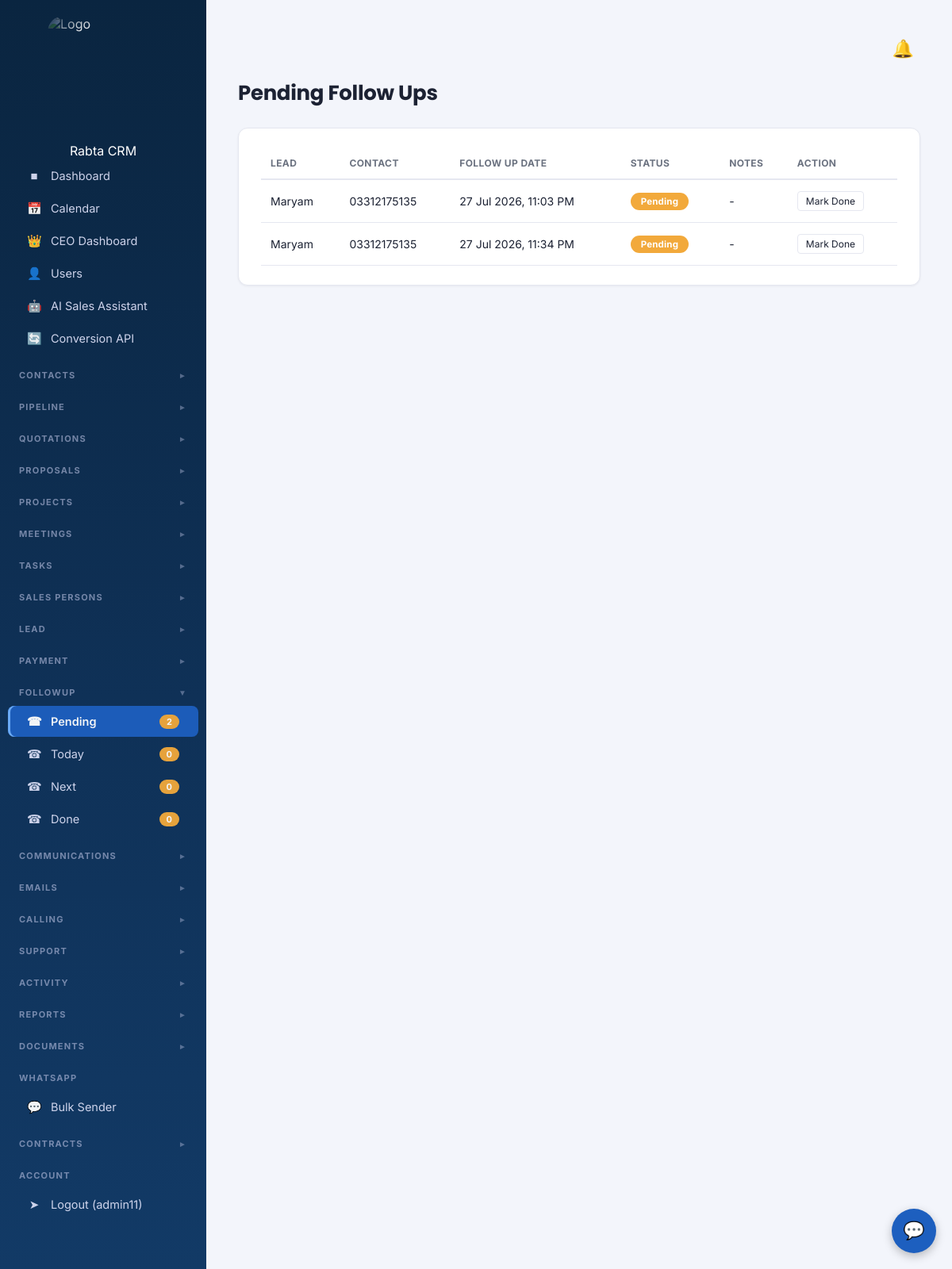
/followups/pending/ (signed in), run on the app's committed database.
### leads/models.py (models this page shows, shortened)
class FollowUp(models.Model):
    STATUS_CHOICES = [
        ('pending', 'Pending'),
        ('done', 'Done'),
    ]
    lead = models.ForeignKey(Lead, on_delete=models.CASCADE, related_name='followups')
    follow_up_date= models.DateTimeField()
    status = models.CharField(max_length=10, choices=STATUS_CHOICES, default='pending')
    notes = models.TextField(blank=True, null=True)
    created_at = models.DateTimeField(auto_now_add=True)
    class Meta:
        ordering = ['follow_up_date']

class Lead(models.Model):
    lead_source    = models.CharField(max_length=30, choices=LEAD_SOURCE_CHOICES, default='advertisement')
    name           = models.CharField(max_length=150)
    contact_number = models.CharField(max_length=30)
    email          = models.EmailField(blank=True, null=True)
    country        = models.CharField(max_length=100, blank=True, null=True)
    city           = models.CharField(max_length=100, blank=True, null=True)
    address        = models.CharField(max_length=225, blank=True, null=True)
    quotation      = models.DecimalField(max_digits=12, decimal_places=2, default=0)
    detail         = models.TextField(blank=True, null=True)
    status         = models.CharField(max_length=20, choices=LEAD_STATUS_CHOICES, default='new')
    spo            = models.ForeignKey(SalesPerson, on_delete=models.SET_NULL, null=True, blank=True, related_name='leads')
    created_at     = models.DateTimeField(default=timezone.now)
    updated_at     = models.DateTimeField(auto_now=True)
    is_duplicate   = models.BooleanField(default=False)
    duplicate_of   = models.ForeignKey(
        'self',
        on_delete=models.SET_NULL,
        null=True, blank=True,
        related_name='duplicates'
    )
    ai_score       = models.IntegerField(default=0, help_text='AI lead score 0-100')
    ai_score_reason = models.TextField(blank=True, null=True)
    ai_score_updated = models.DateTimeField(blank=True, null=True)
    closing_probability = models.IntegerField(default=0)
    closing_probability_updated = models.DateTimeField(blank=True, null=True)
    closing_probability_reason = models.TextField(blank=True, null=True)
    churn_risk = models.CharField(max_length=10, blank=True, null=True)
    churn_risk_reason = models.TextField(blank=True, null=True)
    churn_risk_updated = models.DateTimeField(blank=True, null=True)
    lifetime_value = models.DecimalField(max_digits=12, decimal_places=2, default=0)
    lifetime_value_updated = models.DateTimeField(blank=True, null=True)
    lifetime_value_reason = models.TextField(blank=True, null=True)
    class Meta:
        ordering = ['-created_at']

### leads/views.py (the view)
# urls.py: path('followups/<str:scope>/', views.followup_list, name='followup_list'),
@login_required
def followup_list(request, scope):
    today = timezone.localdate()
    followups = FollowUp.objects.select_related('lead').all()
    title = 'Follow Ups'
    if scope == 'pending':
        followups = followups.filter(status='pending')
        title = 'Pending Follow Ups'
    elif scope == 'today':
        followups = followups.filter(
            status='pending',
            follow_up_date__date=today
        )
        title = "Today's Follow Ups"
    elif scope == 'next':
        followups = followups.filter(
            status='pending',
            follow_up_date__date__gt=today
        )
        title = 'Next Follow Ups'
    elif scope == 'done':
        followups = followups.filter(status='done')
        title = 'Done Follow Ups'
    followups = list(followups)  # <-- force evaluation ONCE, cache as a list
    for f in followups:
        if f.status == 'done':
            f.display_status = 'Done'
        elif f.follow_up_date.date() == today:
            f.display_status = 'Today'
        else:
            f.display_status = 'Pending'
    context = {
        'followups': followups,
        'title': title,
        'active': scope,
        'today': today,
    }
    return render(request, 'leads/followup_list.html', context)

### leads/templates/leads/followup_list.html (shortened to what this page needs)
{% extends 'leads/base.html' %}
{% block content %}
<h1 class="page-title">{{ title }}</h1>
<div class="card">
    <table>
        <thead><tr><th>Lead</th><th>Contact</th><th>Follow Up Date</th><th>Status</th><th>Notes</th><th>Action</th></tr></thead>
        <tbody>
            {% for f in followups %}
            <tr>
                <td><a href="{% url 'lead_detail' f.lead.pk %}">{{ f.lead.name }}</a></td>
                <td>{{ f.lead.contact_number }}</td>
                <td>{{ f.follow_up_date|date:"d M Y, h:i A" }}</td>
                <td>
                    {% if f.display_status == 'Done' %}
                        <span class="pill pill-converted">Done</span>
                    {% elif f.display_status == 'Today' %}
                        <span class="pill pill-positive">Today</span>
                    {% else %}
                        <span class="pill pill-quotation">Pending</span>
                    {% endif %}
                </td>
                <td>{{ f.notes|default:"-" }}</td>
                <td>
                    {% if f.status == 'pending' %}
                    <div class="action-links">
                        <a href="{% url 'followup_done' f.pk %}">Mark Done</a>
                    </div>
                    {% endif %}
                </td>
            </tr>
            {% empty %}
            <tr>
                <td colspan="6" class="empty-state">No follow ups found.</td>
            </tr>
            {% endfor %}
        </tbody>
    </table>
</div>
{% endblock %}

### leads/templates/leads/base.html (shortened to what this page needs)
{% load custom_filters %}
{% load static %}
<!DOCTYPE html>
<html lang="en">
<head>
<link rel="stylesheet" href="{% static 'css/style.css' %}">
</head>
<body>
<div class="app" id="appRoot">
    <aside class="sidebar">
        <div class="brand" style="display:flex; justify-content:center; padding: 20px 0;">
            <div style="
                width: 140px;
                height: 140px;
                border-radius: 20px;
                overflow: hidden;
                -webkit-mask-image: radial-gradient(circle, rgba(0,0,0,1) 55%, rgba(0,0,0,0) 100%);
                mask-image: radial-gradient(circle, rgba(0,0,0,1) 55%, rgba(0,0,0,0) 100%);
            ">
                <img src="{% static 'images/logo1.png' %}"
                    alt="Logo"
                    style="width:100% !important; height:100% !important; object-fit:cover !important; display:block !important;">
            </div>
        </div>
         <div class="brand" style="text-align: center;">Rabta CRM</div>
        <nav>
            <a href="{% url 'dashboard' %}" class="{% if active == 'dashboard' %}active{% endif %}">
                <span class="left"><span class="icon">&#9632;</span> Dashboard</span>
            </a>
            <a href="{% url 'calendar_view' %}" class="{% if active == 'calendar' %}active{% endif %}">
                <span class="left"><span class="icon">&#128197;</span> Calendar</span>
            </a>
            {% if '*' in allowed_sections or user.profile.role == 'ceo' %}
            {% if '*' in allowed_sections or 'ceo_dashboard' in allowed_sections %}
            <a href="{% url 'ceo_dashboard' %}" class="{% if active == 'ceo_dashboard' %}active{% endif %}">
                <span class="left"><span class="icon">👑</span> CEO Dashboard</span>
            </a>
            {% endif %}
            {% if user.is_superuser or user.profile.role == 'admin' %}
            <a href="{% url 'user_list' %}" class="{% if active == 'users' %}active{% endif %}">
                <span class="left"><span class="icon">&#128100;</span> Users</span>
            </a>
            {% endif %}
            {% endif %}
            {% if user.is_superuser or 'leads' in allowed_sections or '*' in allowed_sections %}
            <a href="{% url 'salesai:dashboard' %}" class="{% if active == 'salesai' %}active{% endif %}">
                <span class="left"><span class="icon">&#129302;</span> AI Sales Assistant</span>
            </a>
            {% endif %}
            {% if user.is_superuser or user.profile.role == 'admin' or user.profile.role == 'ceo' %}
            <a href="{% url 'capi:dashboard' %}" class="{% if active == 'capi' %}active{% endif %}">
                <span class="left"><span class="icon">&#128260;</span> Conversion API</span>
            </a>
            {% endif %}
        </nav>
{% if '*' in allowed_sections or 'contacts' in allowed_sections %}
        <div class="section-label dropdown-toggle" onclick="toggleSection('contacts')">
            CONTACTS
            <span class="arrow" id="arrow-contacts">&#9658;</span>
        </div>
{% endif %}
{% if '*' in allowed_sections or 'pipeline' in allowed_sections %}
        <div class="section-label dropdown-toggle" onclick="toggleSection('pipeline')">
            PIPELINE
            <span class="arrow" id="arrow-pipeline">&#9660;</span>
        </div>
{% endif %}
{% if '*' in allowed_sections or 'quotations' in allowed_sections %}
        <div class="section-label dropdown-toggle" onclick="toggleSection('quotations')">
            QUOTATIONS
            <span class="arrow" id="arrow-quotations">&#9660;</span>
        </div>
{% endif %}
{% if '*' in allowed_sections or 'quotations' in allowed_sections %}
<div class="section-label dropdown-toggle" onclick="toggleSection('proposals')">
    PROPOSALS <span class="arrow" id="arrow-proposals">&#9658;</span>
</div>
{% endif %}
{% if '*' in allowed_sections or 'projects' in allowed_sections %}
        <div class="section-label dropdown-toggle" onclick="toggleSection('projects')">
            PROJECTS
            <span class="arrow" id="arrow-projects">&#9660;</span>
        </div>
{% endif %}
{% if '*' in allowed_sections or 'meetings' in allowed_sections %}
        <div class="section-label dropdown-toggle" onclick="toggleSection('meetings')">
            MEETINGS
            <span class="arrow" id="arrow-meetings">&#9660;</span>
        </div>
{% endif %}
{% if '*' in allowed_sections or 'tasks' in allowed_sections %}
        <div class="section-label dropdown-toggle" onclick="toggleSection('tasks')">
            TASKS
            <span class="arrow" id="arrow-tasks">&#9660;</span>
        </div>
{% endif %}
{% if '*' in allowed_sections or 'salespersons' in allowed_sections %}
        <div class="section-label dropdown-toggle" onclick="toggleSection('salespersons')">
            SALES PERSONS
            <span class="arrow" id="arrow-salespersons">&#9658;</span>
        </div>
{% endif %}
{% if '*' in allowed_sections or 'leads' in allowed_sections %}
        <div class="section-label dropdown-toggle" onclick="toggleSection('lead')">
            LEAD
            <span class="arrow" id="arrow-lead">&#9658;</span>
        </div>
{% endif %}
{% if '*' in allowed_sections or 'payments' in allowed_sections %}
        <div class="section-label dropdown-toggle" onclick="toggleSection('payment')">
            PAYMENT
            <span class="arrow" id="arrow-payment">&#9660;</span>
        </div>
{% endif %}
{% if '*' in allowed_sections or 'followups' in allowed_sections %}
        <div class="section-label dropdown-toggle" onclick="toggleSection('followup')">
            FOLLOWUP
            <span class="arrow" id="arrow-followup">&#9660;</span>
        </div>
        <nav class="dropdown-section" id="section-followup">
            <a href="{% url 'followup_list' 'pending' %}" class="{% if active == 'pending' %}active{% endif %}">
                <span class="left"><span class="icon">&#9742;</span> Pending</span>
                <span class="badge badge-orange">{{ sidebar_counts.followup_pending }}</span>
            </a>
            <a href="{% url 'followup_list' 'today' %}" class="{% if active == 'today' %}active{% endif %}">
                <span class="left"><span class="icon">&#9742;</span> Today</span>
                <span class="badge badge-orange">{{ sidebar_counts.followup_today }}</span>
            </a>
            <a href="{% url 'followup_list' 'next' %}" class="{% if active == 'next' %}active{% endif %}">
                <span class="left"><span class="icon">&#9742;</span> Next</span>
                <span class="badge badge-orange">{{ sidebar_counts.followup_next }}</span>
            </a>
            <a href="{% url 'followup_list' 'done' %}" class="{% if active == 'done' %}active{% endif %}">
                <span class="left"><span class="icon">&#9742;</span> Done</span>
                <span class="badge badge-orange">{{ sidebar_counts.followup_done }}</span>
            </a>
        </nav>
{% endif %}
{% if '*' in allowed_sections or 'communications' in allowed_sections %}
        <div class="section-label dropdown-toggle" onclick="toggleSection('communications')">
            COMMUNICATIONS
            <span class="arrow" id="arrow-communications">&#9660;</span>
        </div>
{% endif %}
{% if '*' in allowed_sections or 'emails' in allowed_sections %}
        <div class="section-label dropdown-toggle" onclick="toggleSection('emails')">
            EMAILS
            <span class="arrow" id="arrow-emails">&#9658;</span>
        </div>
{% endif %}
{% if '*' in allowed_sections or 'calling' in allowed_sections %}
        <div class="section-label dropdown-toggle" onclick="toggleSection('calling')">
            CALLING
            <span class="arrow" id="arrow-calling">&#9658;</span>
        </div>
{% endif %}
{% if '*' in allowed_sections or 'support' in allowed_sections %}
        <div class="section-label dropdown-toggle" onclick="toggleSection('support')">
            SUPPORT
            <span class="arrow" id="arrow-support">&#9660;</span>
        </div>
{% endif %}
{% if '*' in allowed_sections or 'activity' in allowed_sections %}
        <div class="section-label dropdown-toggle" onclick="toggleSection('activity')">
            ACTIVITY
            <span class="arrow" id="arrow-activity">&#9660;</span>
        </div>
{% endif %}
{% if '*' in allowed_sections or 'reports' in allowed_sections %}
        <div class="section-label dropdown-toggle" onclick="toggleSection('reports')">
            REPORTS
            <span class="arrow" id="arrow-reports">&#9660;</span>
        </div>
{% endif %}
{% if '*' in allowed_sections or 'documents' in allowed_sections %}
        <div class="section-label dropdown-toggle" onclick="toggleSection('documents')">
            DOCUMENTS
            <span class="arrow" id="arrow-documents">&#9658;</span>
        </div>
{% endif %}
{% if '*' in allowed_sections %}
<div class="section-label">WHATSAPP</div>
<nav>
    <a href="{% url 'bulk_whatsapp_sender' %}"
       class="{% if active == 'bulk_whatsapp' %}active{% endif %}">
        <span class="left"><span class="icon">&#128172;</span> Bulk Sender</span>
    </a>
</nav>
{% endif %}
{% if '*' in allowed_sections or 'contracts' in allowed_sections %}
        <div class="section-label dropdown-toggle" onclick="toggleSection('contracts')">
            CONTRACTS
            <span class="arrow" id="arrow-contracts">&#9658;</span>
        </div>
{% endif %}
        {% if user.is_authenticated %}
        <div class="section-label">ACCOUNT</div>
        <nav>
            <a href="{% url 'logout' %}">
                <span class="left"><span class="icon">&#10148;</span> Logout ({{ user.username }})</span>
            </a>
        </nav>
        {% endif %}
    </aside>
    <main class="main">
        <div class="topbar">
            <a href="{% url 'notification_list' %}" class="notif-bell">
                &#128276;
            </a>
        </div>
        {% block content %}{% endblock %}
    </main>
</div>
<div id="assistant-widget">
    <button id="assistant-toggle">💬</button>
</div>
</body>
</html>

### data on the page
FollowUp: lead.name "Maryam", lead.contact_number "03312175135", follow_up_date "27 Jul 2026, 11:03 PM", shows "Pending", notes "-", status "Mark Done"
FollowUp: lead.name "Maryam", lead.contact_number "03312175135", follow_up_date "27 Jul 2026, 11:34 PM", shows "Pending", notes "-", status "Mark Done"

### other printed values
{{ sidebar_counts.followup_pending }} "2"
{{ sidebar_counts.followup_today }} "0"
{{ sidebar_counts.followup_next }} "0"
{{ sidebar_counts.followup_done }} "0"
{{ user.username }} "admin11"
{{ title }} "Pending Follow Ups"
